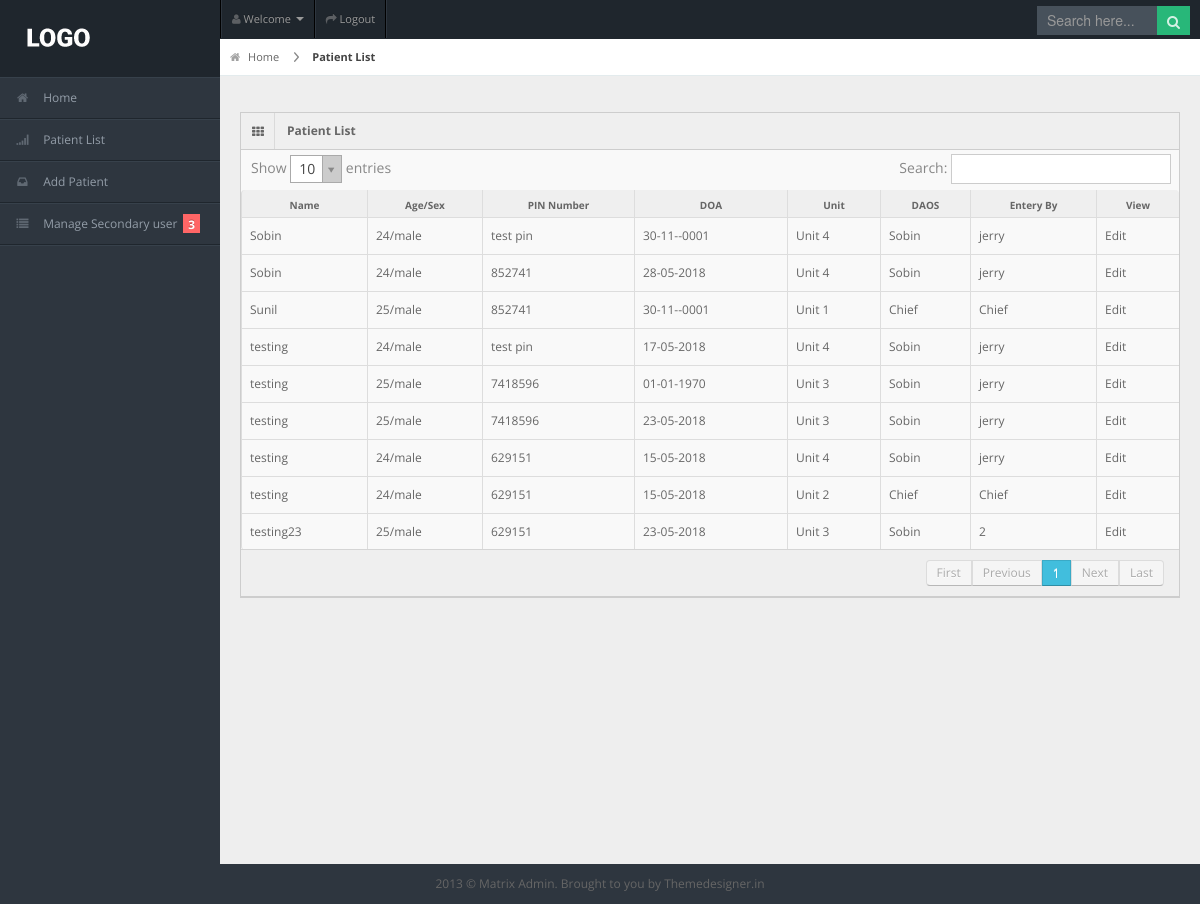
/patient-list.php, run on the app's committed database.
### tables this page shows
CREATE TABLE `personal_info` (
  `id` bigint(225) NOT NULL,
  `patient_id` varchar(225) NOT NULL,
  `patient_name` varchar(225) NOT NULL,
  `pin_no` varchar(225) NOT NULL,
  `ip_no` varchar(225) NOT NULL,
  `age` varchar(150) NOT NULL,
  `sex` varchar(50) NOT NULL,
  `doa` date NOT NULL,
  `doi` date NOT NULL,
  `phone` varchar(150) NOT NULL,
  `address` text NOT NULL,
  `chief` varchar(150) NOT NULL,
  `unit` varchar(100) NOT NULL,
  `daos` varchar(200) NOT NULL,
  `timestamp` timestamp NOT NULL DEFAULT CURRENT_TIMESTAMP,
  `entered_by` varchar(100) NOT NULL
);

CREATE TABLE `user_detail` (
  `id` bigint(225) NOT NULL,
  `username` varchar(150) NOT NULL,
  `password` varchar(225) NOT NULL,
  `name` varchar(200) NOT NULL,
  `email` varchar(200) NOT NULL,
  `phone` varchar(200) NOT NULL,
  `department` varchar(150) NOT NULL,
  `speciality` varchar(200) NOT NULL,
  `user_type` int(3) NOT NULL COMMENT '0-normal 1-admin',
  `timestamp` timestamp NOT NULL DEFAULT CURRENT_TIMESTAMP
);

### patient-list.php (the view, shortened to what this page needs)
<?php
include('db_info.php');
?>
<!DOCTYPE html>
<html lang="en">
<head>
<link rel="stylesheet" href="css/bootstrap.min.css" />
<link rel="stylesheet" href="css/bootstrap-responsive.min.css" />
<link rel="stylesheet" href="css/uniform.css" />
<link rel="stylesheet" href="css/select2.css" />
<link rel="stylesheet" href="css/matrix-style.css" />
<link rel="stylesheet" href="css/matrix-media.css" />
<link href="font-awesome/css/font-awesome.css" rel="stylesheet" />
</head>
<body>
<div id="header">
  <h1><a href="dashboard.html">Matrix Admin</a></h1>
</div>
<?php
include('top-header.php');
?>
<?php
if($_SESSION['user_type']=='1')
{
  include('sidebar-admin.php');
}
else
{
  include('sidebar.php');
}
?>
<div id="content">
  <div id="content-header">
    <div id="breadcrumb"> <a href="#" title="Go to Home" class="tip-bottom"><i class="icon-home"></i> Home</a> <a href="#" class="current">Patient List</a> </div>
  </div>
  <div class="container-fluid">
    <div class="row-fluid">
      <div class="span12">
        <div class="widget-box">
          <div class="widget-title"> <span class="icon"><i class="icon-th"></i></span>
            <h5>Patient List</h5>
          </div>
          <div class="widget-content nopadding">
            <table class="table table-bordered data-table">
              <thead>
                <tr>
                  <th>Name</th>
                  <th>Age/Sex</th>
                  <th>PIN Number</th>
                  <th>DOA</th>
                  <th>Unit</th>
                  <th>DAOS</th>
                  <th>Entery By</th>
                  <th>View</th>
                </tr>
              </thead>
              <tbody>
               <?php
               $sql="SELECT  `patient_id`, `patient_name`, `pin_no` ,`age`, `sex`, `doa`,  `unit`, `daos`,  `entered_by` FROM `personal_info` WHERE 1";
               $result=mysqli_query($conn,$sql);
               if (mysqli_num_rows($result) > 0) {
                  while($row = mysqli_fetch_assoc($result)) {
                   $patient_name   = $row['patient_name'];
                   $patient_id     = $row['patient_id'];
                   $age            = $row['age'];
                   $sex            = $row['sex'];
                   $pin            = $row['pin_no'];
                   $doa            = date('d-m-Y', strtotime($row['doa']));
                   $unit           = $row['unit'];
                   $daos           = $row['daos'];
                   $entry_by       = $row['entered_by'];
                   $type='';
               echo '<tr class="gradeU">
                  <td><a href="patient-details.php?id='.$patient_id.'" >'.$patient_name.'</a></td>
                  <td><a href="patient-details.php?id='.$patient_id.'" >'.$age.'/'.$sex.'</td>
                   <td><a href="patient-details.php?id='.$patient_id.'" >'.$pin.'</td>
                  <td><a href="patient-details.php?id='.$patient_id.'" >'.$doa.'</td>
                  <td><a href="patient-details.php?id='.$patient_id.'" >'.$unit.'</td>
                  <td><a href="patient-details.php?id='.$patient_id.'" >'.get_dao($daos).'</td>
                  <td><a href="patient-details.php?id='.$patient_id.'" >'.$entry_by.'</td>
                  ';
                  if($_SESSION['type']=='0')
                    {
                      echo '<td>Request Edit</td>';
                    }
                    else
                    {
                      echo '<td>Edit</td>';
                    }
                echo '</tr>';
                  }
               }
               else{
                 echo "<script>alert('Something went wrong. Please try again!');</script>";
                 header('location:patient_list.php');
                 die();
               }
               ?>
              </tbody>
            </table>
          </div>
        </div>
      </div>
    </div>
  </div>
</div>
<div class="row-fluid">
  <div id="footer" class="span12"> 2013 &copy; Matrix Admin. Brought to you by <a href="http://themedesigner.in">Themedesigner.in</a> </div>
</div>
</body>
</html>
<?php
function get_dao($id)
{
  include('db_info.php');
  $sql="SELECT * FROM user_detail where id=".$id;
   $result=mysqli_query($conn,$sql);
               if (mysqli_num_rows($result) > 0) {
                  while($row = mysqli_fetch_assoc($result)) {
                    $op=$row['name'];
                  }
                }
                else{
                  $op='null';
                }
                return $op;
}
?>

### css/matrix-style.css (style rules this page uses)
* { outline:none !important; -moz-outline: none !important; }
html, body { height:100% }
body { overflow-x: hidden; margin-top: -10px; font-family: 'Open Sans', sans-serif; font-size:12px; color:#666; }
a { color:#666; }
select, textarea, input[type="text"], input[type="password"], input[type="datetime"], input[type="datetime-local"], input[type="date"], input[type="month"], input[type="time"], input[type="week"], input[type="number"], input[type="email"], input[type="url"], input[type="search"], input[type="tel"], input[type="color"], .uneditable-input, .label, .dropdown-menu, .btn, .well, .progress, .table-bordered, .btn-group > .btn:first-child, .btn-group > .btn:last-child, .btn-group > .btn:last-child, .btn-group > .dropdown-toggle, .alert { border-radius:0px; }
#footer { padding:10px; text-align:center; }
#header { height: 77px; position: relative; width: 100%; z-index: -9; }
#header h1 { background: url("../img/logo.png") no-repeat scroll 0 0 transparent; height: 31px; left: 20px; line-height: 600px; overflow: hidden; position: relative; top: 26px; width: 191px; }
#header h1 a { display: block; }
#content { background: none repeat scroll 0 0 #eeeeee; margin-left: 220px; margin-right: 0; padding-bottom: 25px; position: relative; min-height:100%; width: auto; }
#content-header { position: abslute; width: 100%; margin-top: -38px; z-index: 20; }
.container-fluid .row-fluid:first-child { margin-top: 20px; }
#breadcrumb { background-color: #fff; border-bottom: 1px solid #e3ebed; }
#breadcrumb a { padding: 8px 20px 8px 10px; display: inline-block; background-image: url('../img/breadcrumb.png'); background-position: center right; background-repeat: no-repeat; font-size: 11px; color: #666666; }
#breadcrumb a:last-child { background-image:none; }
#breadcrumb a.current { font-weight: bold; color: #444444; }
#breadcrumb a i { margin-right: 5px; opacity: .6; }
.stat-boxes .peity_bar_good, .stat-boxes .peity_line_good, { color: #459D1C; }
.widget-box { background: none repeat scroll 0 0 #F9F9F9; border-left: 1px solid #CDCDCD; border-top: 1px solid #CDCDCD; border-right: 1px solid #CDCDCD; clear: both; margin-top: 16px; margin-bottom: 16px; position: relative; }
.widget-title, .modal-header, .table th, div.dataTables_wrapper .ui-widget-header { background:#efefef; border-bottom: 1px solid #CDCDCD; height: 36px; }
.widget-title span.icon { padding: 9px 10px 7px 11px; float: left; border-right:1px solid #dadada; }
.widget-title h5 { color: #666; float: left; font-size: 12px; font-weight: bold; padding: 12px; line-height: 12px; margin: 0; }
.widget-content { padding:15px; border-bottom: 1px solid #cdcdcd; }
.table th { height: auto; font-size: 10px; padding: 5px 10px 2px; border-bottom: 0; text-align: center; color: #666666; }
.nopadding { padding: 0 !important; }
.nopadding .table { margin-bottom: 0; }
.nopadding .table-bordered { border: 0; }

### css/matrix-media.css (style rules this page uses)
body { background:#2E363F; }
#header { background-color: #1f262d; margin-top:10px; }

### data on the page
personal_info: patient_name "testing", age "24", sex "male", pin_no "test pin", doa "17-05-2018", unit "Unit 4", daos.name "Sobin", entered_by "jerry"
personal_info: patient_name "Sobin", age "24", sex "male", pin_no "test pin", doa "30-11--0001", unit "Unit 4", daos.name "Sobin", entered_by "jerry"
personal_info: patient_name "Sunil", age "25", sex "male", pin_no "852741", doa "30-11--0001", unit "Unit 1", daos.name "Chief", entered_by "Chief"
personal_info: patient_name "testing", age "25", sex "male", pin_no "7418596", doa "01-01-1970", unit "Unit 3", daos.name "Sobin", entered_by "jerry"
personal_info: patient_name "testing", age "25", sex "male", pin_no "7418596", doa "23-05-2018", unit "Unit 3", daos.name "Sobin", entered_by "jerry"
personal_info: patient_name "testing", age "24", sex "male", pin_no "629151", doa "15-05-2018", unit "Unit 4", daos.name "Sobin", entered_by "jerry"
personal_info: patient_name "testing", age "24", sex "male", pin_no "629151", doa "15-05-2018", unit "Unit 2", daos.name "Chief", entered_by "Chief"
personal_info: patient_name "Sobin", age "24", sex "male", pin_no "852741", doa "28-05-2018", unit "Unit 4", daos.name "Sobin", entered_by "jerry"
personal_info: patient_name "testing23", age "25", sex "male", pin_no "629151", doa "23-05-2018", unit "Unit 3", daos.name "Sobin", entered_by "2"
